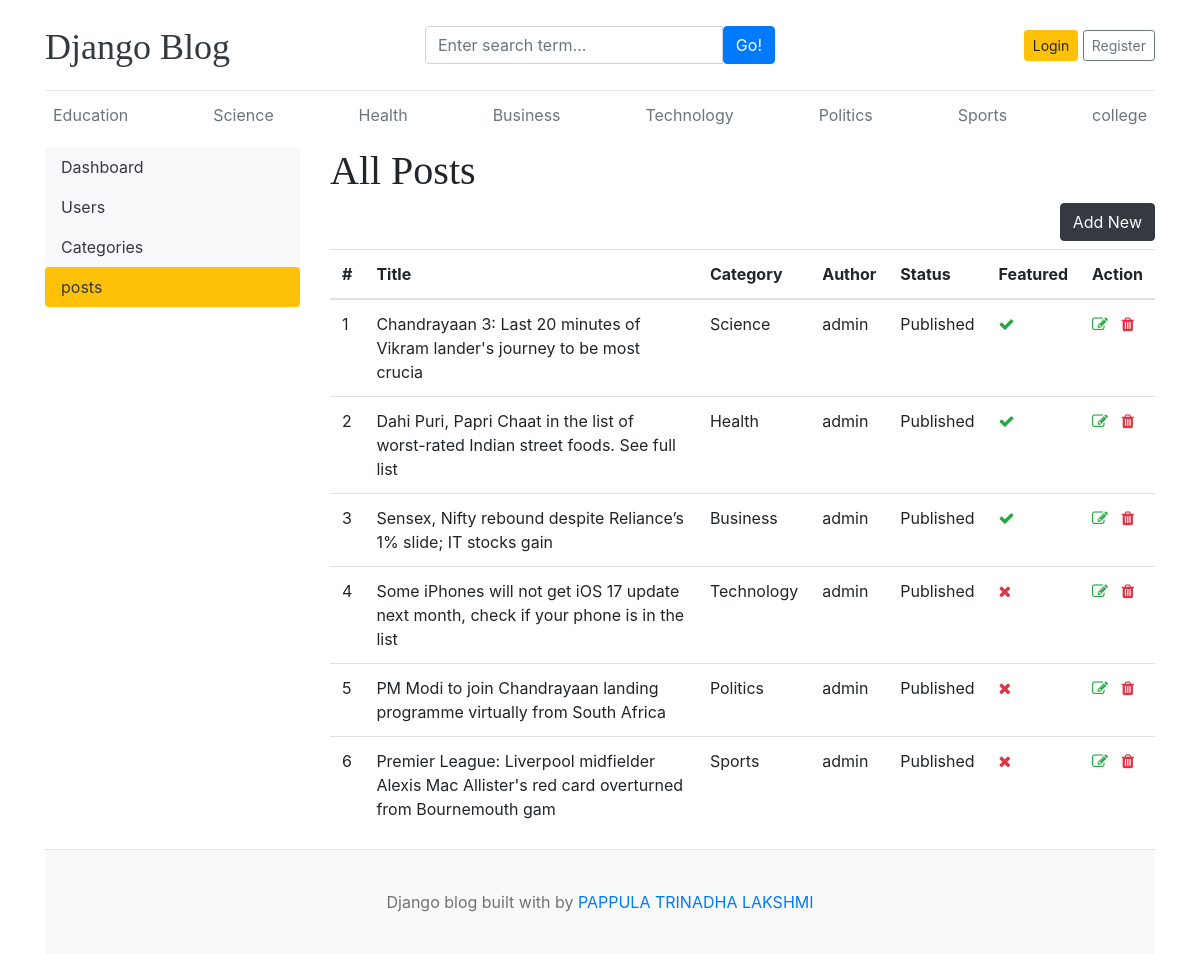
The app's page /dashboard/posts/ with its own data.
### blog/models.py (models this page shows, shortened)
class Category(models.Model):
    category_name=models.CharField(max_length=50,unique=True)
    created_at=models.DateTimeField(auto_now_add=True)
    updated_at=models.DateTimeField(auto_now=True)
    class Meta:
        verbose_name_plural='categories'
    def __str__(self):
        return self.category_name

class Blog(models.Model):
    title=models.CharField(max_length=100)
    slug=models.SlugField(max_length=150,unique=True,blank=True)
    category=models.ForeignKey(Category,on_delete=models.CASCADE)
    author=models.ForeignKey(User,on_delete=models.CASCADE)
    featured_image=models.ImageField(upload_to='upload/%Y/%M/%d')
    short_description=models.TextField(max_length=2000)
    blog_body=models.TextField(max_length=5000)
    status=models.CharField(max_length=20,choices=STATUS_CHOICES,default=0)
    is_featured=models.BooleanField(default=False)
    created_at=models.DateTimeField(auto_now_add=True)
    updated_at=models.DateTimeField(auto_now=True)

### dashboards/views.py (the view)
# urls.py: path('posts/',views.posts,name='posts'),
def posts(request):
    posts=Blog.objects.all()
    context={
        'posts':posts,
    }
    return render(request,'dashboard/posts.html',context)

### blog/context_processors.py (called while the page is built)
def get_categories(request):
    categories=Category.objects.all()
    return dict(categories=categories)

def get_social_links(request):
    social_links=SocialLink.objects.all()
    return dict(social_links=social_links)

### templates/dashboard/posts.html (shortened to what this page needs)
{% extends 'base.html' %}
{% block content %}
  <div class="row">
    {% include 'dashboard/sidebar.html' %}
    <div class="col-md-9">
      <h1>All Posts</h1>
      <a href="{% url 'add_post' %}" class="btn btn-dark text-light float-right mb-2">Add New</a>
      <table class="table table-hover">
        <thead>
          <tr>
            <th scope="col">#</th>
            <th scope="col">Title</th>
            <th scope="col">Category</th>
            <th scope="col">Author</th>
            <th scope="col">Status</th>
            <th scope="col">Featured</th>
            <th scope="col">Action</th>
          </tr>
        </thead>
        <tbody>
            {% for post in posts %}
            <tr>
                <td>{{forloop.counter}}</td>
                <td>{{post.title}}</td>
                <td>{{post.category}}</td>
                <td>{{post.author}}</td>
                <td>{{post.status}}</td>
                <td>{% if post.is_featured %}<i class="fa fa-check text-success"></i>{% else %}<i class="fa fa-times text-danger"></i> {% endif %}</td>
                <td>
                  <a href="{% url 'edit_post' post.id %}"><i class="fa fa-edit text-success"></i></a>
                  <a href="{% url 'delete_post' post.id %}"><i class="fa fa-trash text-danger"></i></a>
                </td>
            </tr>
            {% endfor %}
        </tbody>
      </table>
    </div>
  </div>
{% endblock %}

### templates/base.html (shortened to what this page needs)
{% load static %}
<!DOCTYPE html>
<html lang="en">
<head>
    <link href="https://getbootstrap.com/docs/4.0/dist/css/bootstrap.min.css" rel="stylesheet">
    <link href="{% static "css/blog.css" %}"rel="stylesheet">
    <link rel="stylesheet" href="https://cdnjs.cloudflare.com/ajax/libs/font-awesome/4.7.0/css/font-awesome.min.css">
  </head>
  </head>
<body>
    <div class="container">
      <header class="blog-header py-3">
        <div class="row flex-nowrap justify-content-between align-items-center">
          <div class="col-4 pt-1">
            <a class="blog-header-logo text-dark" href="/">Django Blog</a>
          </div>
          <div class="col-4">
            <form action="{% url 'search' %}" method="GET">
            <div class="input-group">
              <input class="form-control" type="text" name="keyword" value="{{keyword}}"placeholder="Enter search term..." aria-label="Enter search term..." aria-describedby="button-search" />
              <button type="submit" class="btn btn-primary" id="button-search" type="button">Go!</button>
          </div>
            </form>
          </div>
          <div class="col-4 d-flex justify-content-end align-items-center">
            {% if not user.is_authenticated %}
            <a class="btn btn-sm btn-warning" href="{% url 'login' %}">Login</a> &nbsp;
            <a class="btn btn-sm btn-outline-secondary" href="{% url 'register' %}">Register</a>
          </div>
          {% else %}
          <span><a href="{% url 'dashboard' %}">Dashboard</a></span>
            &emsp;
            <span><a href="{% url 'logout' %}">Logout</a></span>
          {% endif %}
        </div>
      </header>
      <div class="nav-scroller py-1 mb-2">
        <nav class="nav d-flex justify-content-between">
          {% for cat in categories %}
          <a class="p-2 text-muted" href="{% url 'posts_by_category' cat.id %}">{{cat.category_name}}</a>
          {% endfor %}
        </nav>
      </div>
{% block content %}
{% endblock  %}
<footer class="blog-footer">
    <p>Django blog built with   by <a href="#">PAPPULA TRINADHA LAKSHMI</a></p>
  </footer>
  </body>
  </html>

### project1/static/css/blog.css (style rules this page uses)
.blog-header { border-bottom: 1px solid #e5e5e5; }
.blog-header-logo { font-family: "Playfair Display", Georgia, "Times New Roman", serif; font-size: 2.25rem; }
h1, h2, h3, h4, h5, h6 { font-family: "Playfair Display", Georgia, "Times New Roman", serif; }
.blog-footer { padding: 2.5rem 0; color: #727272; text-align: center; background-color: #f9f9f9; border-top: .05rem solid #e5e5e5; }
.blog-footer p:last-child { margin-bottom: 0; }

### records on screen
Category: category_name "Education"
Category: category_name "Science"
Category: category_name "Health"
Category: category_name "Business"
Category: category_name "Technology"
Category: category_name "Politics"
Category: category_name "Sports"
Category: category_name "college"
Blog: title "Chandrayaan 3: Last 20 minutes of Vikram lander's journey to be most crucia", category "Science", author "admin", status "Published", is_featured True (drawn)
Blog: title "Dahi Puri, Papri Chaat in the list of worst-rated Indian street foods. See full list", category "Health", author "admin", status "Published", is_featured True (drawn)
Blog: title "Sensex, Nifty rebound despite Reliance’s 1% slide; IT stocks gain", category "Business", author "admin", status "Published", is_featured True (drawn)
Blog: title "Some iPhones will not get iOS 17 update next month, check if your phone is in the list", category "Technology", author "admin", status "Published", is_featured False (drawn)
Blog: title "PM Modi to join Chandrayaan landing programme virtually from South Africa", category "Politics", author "admin", status "Published", is_featured False (drawn)
Blog: title "Premier League: Liverpool midfielder Alexis Mac Allister's red card overturned from Bournemouth gam", category "Sports", author "admin", status "Published", is_featured False (drawn)
